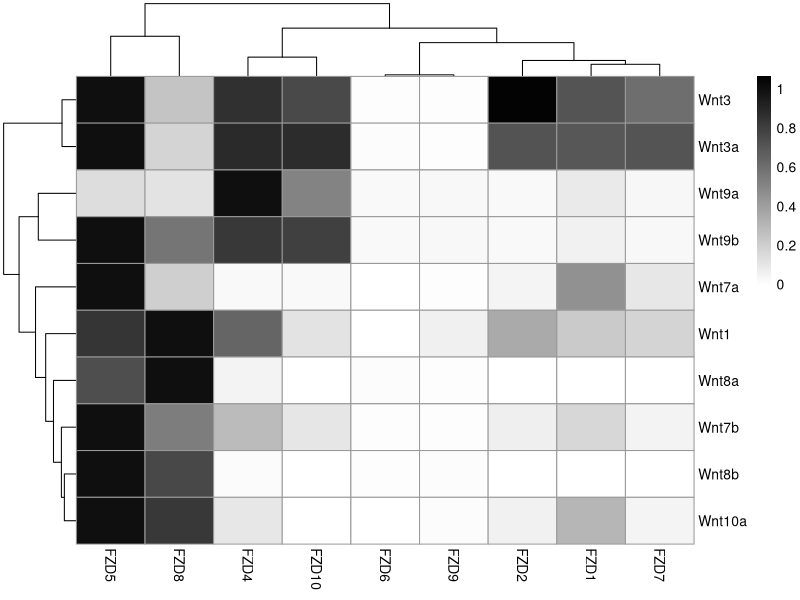

Recreate this plot in R.
## ---- chunk 1
knitr::opts_chunk$set(echo = TRUE)
## ---- chunk 2
library(pheatmap)
library(RColorBrewer)
## ---- chunk 3
data <- read.delim('WntFz_map.txt', row.names = 1)
## ---- chunk 4
colors <- colorRampPalette(c("gray100", "gray90", "gray80", "gray70",
                             "gray60", "gray50", "gray40", "gray30",
                             "gray20", "gray10", "gray1"))(200)
pheatmap(as.matrix(data), cluster_rows = TRUE, cluster_cols = TRUE, color=colors)
## ---- chunk 5
sessionInfo()
